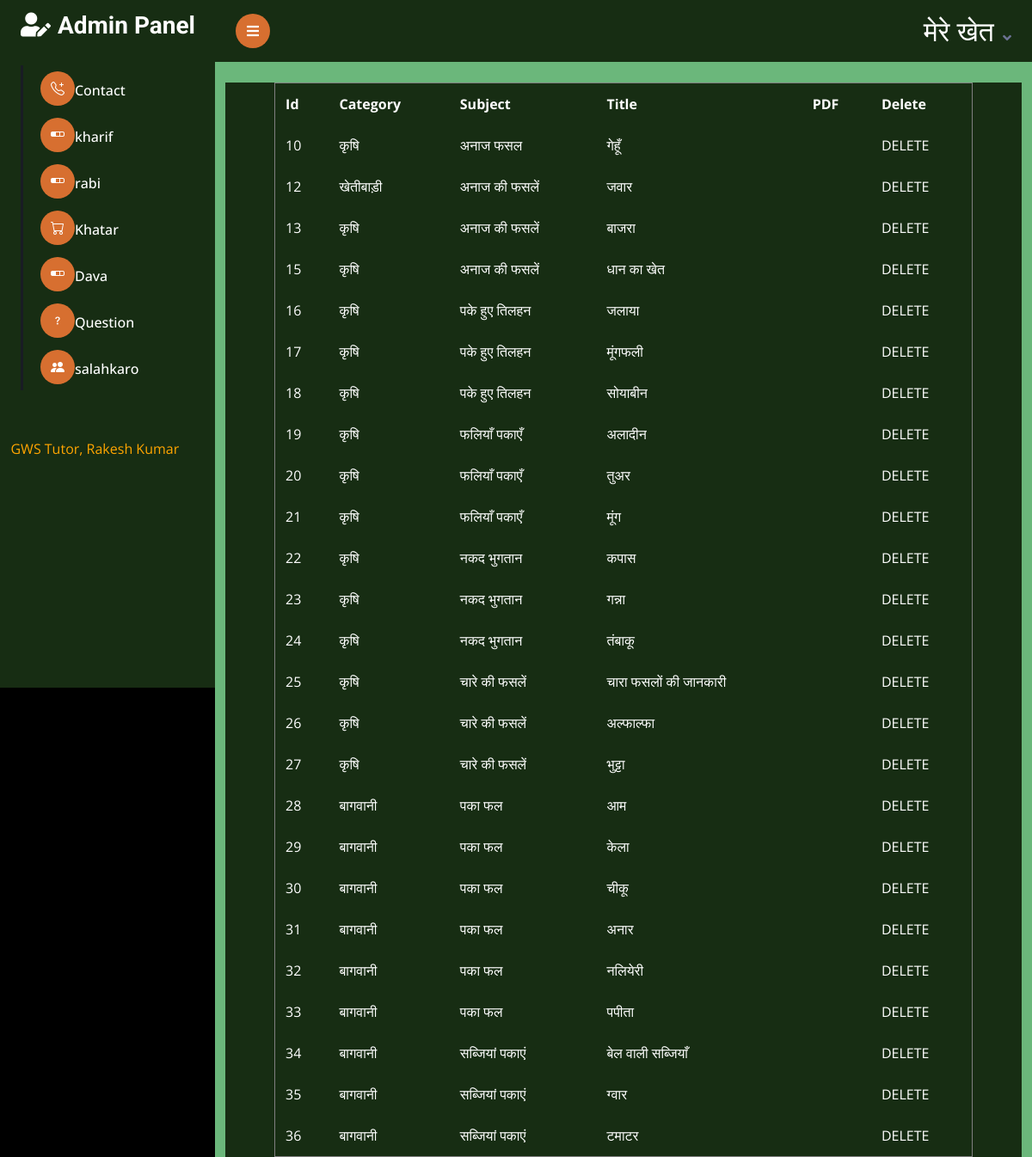
The app's page /admin/q_view.php (signed in) with its own data.
### tables this page shows
CREATE TABLE `question` (
  `id` bigint(12) NOT NULL,
  `category` varchar(50) NOT NULL,
  `subject` varchar(50) NOT NULL,
  `title` varchar(50) NOT NULL,
  `pdf` text NOT NULL
);

### admin/q_view.php (the view)
<?php session_start();
if(isset($_SESSION['aid']))
{
include "menu.php"; ?>
<div class="container-fluid pt-4 px-4">
                <div class="row g-4">
                    <div class="col-sm-6 col-xl-12" style="background-color: #172D13;">
<table border=1 align="center" width=90% cellspacing="10" cellpadding="12">
		<tr>
			<th>Id</th>
			<th>Category</th>
			<th>Subject</th>
			<th>Title</th>
			<th>PDF</th>
			<th>Delete</th>
		</tr>
		<?php
			include "connection.php";
			$s = mysqli_query($con,"select * from question");
		while($r = mysqli_fetch_array($s))
		{
		?>
		<tr>
				<td><?php echo $r['id']; ?></td>
				<td><?php echo $r['category']; ?></td>
				<td><?php echo $r['subject']; ?></td>
				<td><?php echo $r['title']; ?></td>
				<td><img src="<?php echo $r['pfd']; ?>"></td>
				<td><a href="q_delete.php?i=<?php echo $r['id']; ?>">DELETE</a></td>
		</tr>
		<?php
			}
		?>
	</table>
</div>
</div>
</div>
<?php include "footer.php";
}
else
{
    header("location:index.php");
}
?>

### admin/css/style.css (style rules this page uses)
:root { --primary: #EB1616; --secondary: #191C24; --light: #6C7293; --dark: #000000; }

### records on screen
question: id "10", category "कृषि", subject "अनाज फसल", title "गेहूँ"
question: id "12", category "खेतीबाड़ी", subject "अनाज की फसलें", title "जवार"
question: id "13", category "कृषि", subject "अनाज की फसलें", title "बाजरा"
question: id "15", category "कृषि", subject "अनाज की फसलें", title "धान का खेत"
question: id "16", category "कृषि", subject "पके हुए तिलहन", title "जलाया"
question: id "17", category "कृषि", subject "पके हुए तिलहन", title "मूंगफली"
question: id "18", category "कृषि", subject "पके हुए तिलहन", title "सोयाबीन"
question: id "19", category "कृषि", subject "फलियाँ पकाएँ", title "अलादीन"
question: id "20", category "कृषि", subject "फलियाँ पकाएँ", title "तुअर"
question: id "21", category "कृषि", subject "फलियाँ पकाएँ", title "मूंग"
question: id "22", category "कृषि", subject "नकद भुगतान", title "कपास"
question: id "23", category "कृषि", subject "नकद भुगतान", title "गन्ना"
question: id "24", category "कृषि", subject "नकद भुगतान", title "तंबाकू"
question: id "25", category "कृषि", subject "चारे की फसलें", title "चारा फसलों की जानकारी"
question: id "26", category "कृषि", subject "चारे की फसलें", title "अल्फाल्फा"
question: id "27", category "कृषि", subject "चारे की फसलें", title "भुट्टा"
question: id "28", category "बागवानी", subject "पका फल", title "आम"
question: id "29", category "बागवानी", subject "पका फल", title "केला"
question: id "30", category "बागवानी", subject "पका फल", title "चीकू"
question: id "31", category "बागवानी", subject "पका फल", title "अनार"
question: id "32", category "बागवानी", subject "पका फल", title "नलियेरी"
question: id "33", category "बागवानी", subject "पका फल", title "पपीता"
question: id "34", category "बागवानी", subject "सब्जियां पकाएं", title "बेल वाली सब्जियाँ"
question: id "35", category "बागवानी", subject "सब्जियां पकाएं", title "ग्वार"
question: id "36", category "बागवानी", subject "सब्जियां पकाएं", title "टमाटर"
